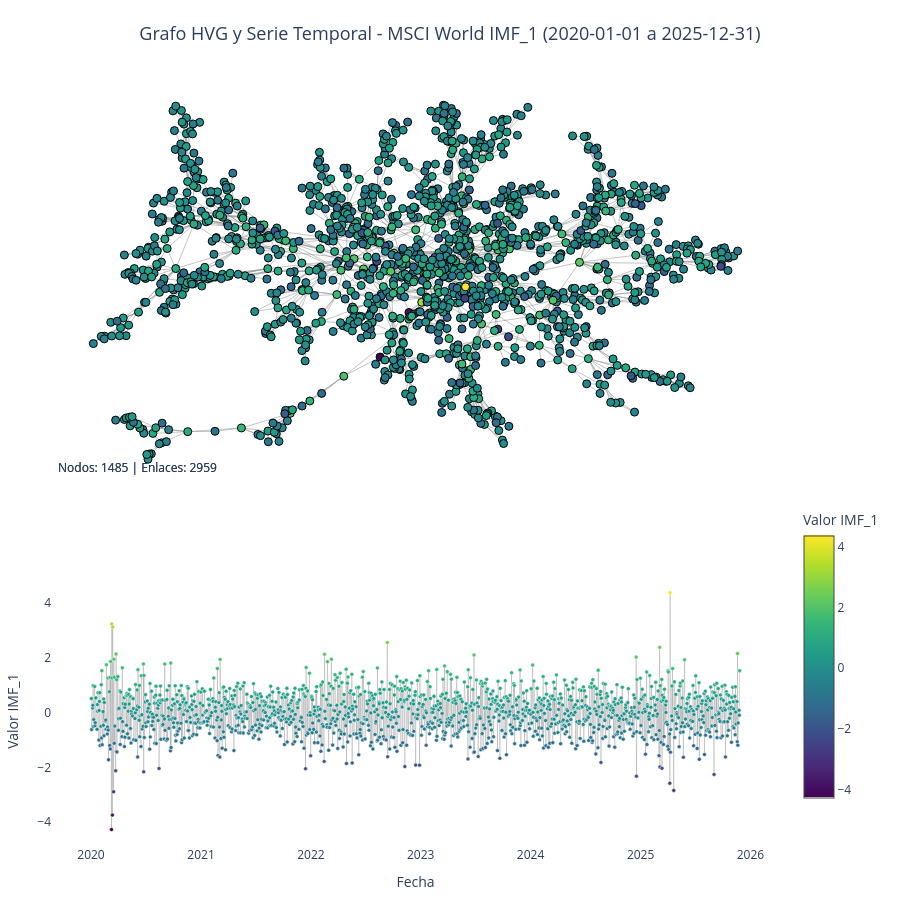

The notebook cell saved with this chart:
### Code cell
# Crear visualización del grafo con Plotly usando layout de fuerza
# Incluyendo también la serie temporal de la IMF en la misma figura
import networkx as nx
from plotly.subplots import make_subplots

# Validar que hay datos para visualizar
if len(indices_filtrados) == 0:
    raise ValueError("No hay nodos en el rango de fechas especificado. Ajusta el rango de fechas.")

if len(enlaces_mapeados) == 0:
    print("⚠ Advertencia: No hay enlaces en el subgrafo filtrado.")

# Convertir valores a arrays de numpy para asegurar compatibilidad
valores_imf_array = np.array(valores_imf_filtrados, dtype=np.float64)

# Crear grafo NetworkX para calcular layout
print("Creando grafo NetworkX...")
G = nx.Graph()
G.add_nodes_from(range(len(indices_filtrados)))
if len(enlaces_mapeados) > 0:
    # Asegurar que los enlaces sean tuplas de enteros
    enlaces_tuplas = [(int(edge[0]), int(edge[1])) for edge in enlaces_mapeados]
    G.add_edges_from(enlaces_tuplas)
    print(f"Grafo creado con {G.number_of_nodes()} nodos y {G.number_of_edges()} enlaces")

# Calcular layout usando spring layout (fuerza dirigida)
print("Calculando layout del grafo...")
pos = nx.spring_layout(G, k=1, iterations=50, seed=42)

# Extraer posiciones
x_pos = np.array([pos[i][0] for i in range(len(indices_filtrados))])
y_pos = np.array([pos[i][1] for i in range(len(indices_filtrados))])

# Preparar texto de hover de forma más eficiente
def formatear_fecha(fecha):
    """Formatea una fecha de forma segura."""
    try:
        if isinstance(fecha, pd.Timestamp):
            return fecha.strftime('%Y-%m-%d')
        elif isinstance(fecha, str):
            return fecha
        else:
            return str(pd.Timestamp(fecha).strftime('%Y-%m-%d'))
    except:
        return str(fecha)

textos_hover = [
    f"Fecha: {formatear_fecha(fecha)}<br>Valor IMF_1: {val:.4f}<br>Índice: {idx}"
    for fecha, val, idx in zip(fechas_filtradas, valores_imf_array, indices_filtrados)
]

# Crear trazas para los enlaces de forma más eficiente
print("Creando trazas de enlaces...")
edge_x = []
edge_y = []
if len(enlaces_mapeados) > 0:
    for edge in enlaces_mapeados:
        src_idx = int(edge[0])
        dst_idx = int(edge[1])
        x0, y0 = pos[src_idx]
        x1, y1 = pos[dst_idx]
        edge_x.extend([x0, x1, None])
        edge_y.extend([y0, y1, None])

# Crear traza de enlaces
edge_trace = go.Scatter(
    x=edge_x,
    y=edge_y,
    mode='lines',
    line=dict(width=0.5, color='#888'),
    hoverinfo='none',
    showlegend=False
)

# Calcular rango de valores para la escala de colores (compartida entre grafo y serie temporal)
valor_min = np.min(valores_imf_array)
valor_max = np.max(valores_imf_array)

# Crear traza para los nodos
print("Creando traza de nodos...")
node_trace = go.Scatter(
    x=x_pos,
    y=y_pos,
    mode='markers',
    marker=dict(
        size=8,
        color=valores_imf_array,
        colorscale='Viridis',
        cmin=valor_min,  # Rango mínimo para la escala
        cmax=valor_max,  # Rango máximo para la escala
        showscale=False,  # Ocultar colorbar del grafo, se mostrará solo en la serie temporal
        line=dict(width=1, color='black')
    ),
    text=textos_hover,
    hoverinfo='text',
    showlegend=False
)

# Crear traza para la serie temporal con colores basados en valores (mismo heatmap que el grafo)
print("Creando traza de serie temporal...")
serie_temporal_trace = go.Scatter(
    x=fechas_filtradas,
    y=valores_imf_array,
    mode='lines+markers',
    name='IMF_1',
    line=dict(color='rgba(128,128,128,0.3)', width=1),  # Línea sutil gris para conectar puntos
    marker=dict(
        size=4,
        color=valores_imf_array,
        colorscale='Viridis',
        cmin=valor_min,  # Mismo rango que el grafo
        cmax=valor_max,  # Mismo rango que el grafo
        showscale=True,  # Solo esta traza mostrará la colorbar
        colorbar=dict(title="Valor IMF_1", x=1.02, len=0.4, y=0.25),
        line=dict(width=0.5, color='white')
    ),
    hovertemplate='Fecha: %{x}<br>Valor IMF_1: %{y:.4f}<extra></extra>'
)

# Crear figura con subplots: grafo arriba, serie temporal abajo
print("Creando figura con subplots...")
fig = make_subplots(
    rows=2, cols=1,
    row_heights=[0.6, 0.4],  # 60% para el grafo, 40% para la serie temporal
    subplot_titles=(
        f'Grafo HVG - MSCI World IMF_1 ({fecha_inicio.date()} a {fecha_fin.date()})',
        'Serie Temporal IMF_1'
    ),
    vertical_spacing=0.12
)

# Añadir trazas del grafo al primer subplot
fig.add_trace(edge_trace, row=1, col=1)
fig.add_trace(node_trace, row=1, col=1)

# Añadir traza de serie temporal al segundo subplot
fig.add_trace(serie_temporal_trace, row=2, col=1)

# Actualizar layout del primer subplot (grafo)
fig.update_xaxes(
    showgrid=False,
    zeroline=False,
    showticklabels=False,
    row=1, col=1
)
fig.update_yaxes(
    showgrid=False,
    zeroline=False,
    showticklabels=False,
    row=1, col=1
)

# Actualizar layout del segundo subplot (serie temporal)
fig.update_xaxes(
    title_text="Fecha",
    row=2, col=1
)
fig.update_yaxes(
    title_text="Valor IMF_1",
    row=2, col=1
)

# Actualizar layout general
fig.update_layout(
    title=dict(
        text=f'Grafo HVG y Serie Temporal - MSCI World IMF_1 ({fecha_inicio.date()} a {fecha_fin.date()})',
        x=0.5,
        xanchor='center',
        font=dict(size=18)
    ),
    showlegend=False,
    hovermode='closest',
    height=900,
    margin=dict(b=50, l=50, r=50, t=80),
    annotations=[
        dict(
            text=f"Nodos: {len(indices_filtrados)} | Enlaces: {len(enlaces_mapeados)}",
            showarrow=False,
            xref="paper", yref="paper",
            x=0.005, y=0.48,
            xanchor='left', yanchor='bottom',
            font=dict(size=12)
        )
    ],
    plot_bgcolor='white'
)

# Guardar en HTML
archivo_html = "data/16dic25/grafo_hvg_2020_2025.html"
print(f"Guardando visualización en {archivo_html}...")
fig.write_html(archivo_html)
print(f"✓ Visualización guardada exitosamente en: {archivo_html}")

# Mostrar la figura
fig.show()

### Figure 1 — Plotly figure (JSON) as saved in the notebook; plotly's stock layout.template omitted (floating-point values rounded to 4 significant figures; data arrays with more than 128 entries replaced by an {"elided": "..."} marker saying what was removed)
{"data": [{"hoverinfo": "none", "line": {"color": "#888", "width": 0.5}, "mode": "lines", "showlegend": false, "type": "scatter", "x": {"elided": "8877 float values"}, "xaxis": "x", "y": {"elided": "8877 float values"}, "yaxis": "y"}, {"hoverinfo": "text", "marker": {"cmax": 4.375, "cmin": -4.267, "color": {"elided": "1485 float values"}, "colorscale": [[0, "#440154"], [0.1111, "#482878"], [0.2222, "#3e4989"], [0.3333, "#31688e"], [0.4444, "#26828e"], [0.5556, "#1f9e89"], [0.6667, "#35b779"], [0.7778, "#6ece58"], [0.8889, "#b5de2b"], [1, "#fde725"]], "line": {"color": "black", "width": 1}, "showscale": false, "size": 8}, "mode": "markers", "showlegend": false, "text": {"elided": "1485 str values"}, "type": "scatter", "x": {"elided": "1485 float values"}, "xaxis": "x", "y": {"elided": "1485 float values"}, "yaxis": "y"}, {"hovertemplate": "Fecha: %{x}<br>Valor IMF_1: %{y:.4f}<extra></extra>", "line": {"color": "rgba(128,128,128,0.3)", "width": 1}, "marker": {"cmax": 4.375, "cmin": -4.267, "color": {"elided": "1485 float values"}, "colorbar": {"len": 0.4, "title": {"text": "Valor IMF_1"}, "x": 1.02, "y": 0.25}, "colorscale": [[0, "#440154"], [0.1111, "#482878"], [0.2222, "#3e4989"], [0.3333, "#31688e"], [0.4444, "#26828e"], [0.5556, "#1f9e89"], [0.6667, "#35b779"], [0.7778, "#6ece58"], [0.8889, "#b5de2b"], [1, "#fde725"]], "line": {"color": "white", "width": 0.5}, "showscale": true, "size": 4}, "mode": "lines+markers", "name": "IMF_1", "type": "scatter", "x": {"elided": "1485 str values"}, "xaxis": "x2", "y": {"elided": "1485 float values"}, "yaxis": "y2"}], "layout": {"annotations": [{"font": {"size": 12}, "showarrow": false, "text": "Nodos: 1485 | Enlaces: 2959", "x": 0.005, "xanchor": "left", "xref": "paper", "y": 0.48, "yanchor": "bottom", "yref": "paper"}, {"font": {"size": 12}, "showarrow": false, "text": "Nodos: 1485 | Enlaces: 2959", "x": 0.005, "xanchor": "left", "xref": "paper", "y": 0.48, "yanchor": "bottom", "yref": "paper"}], "height": 900, "hovermode": "closest", "margin": {"b": 50, "l": 50, "r": 50, "t": 80}, "plot_bgcolor": "white", "showlegend": false, "title": {"font": {"size": 18}, "text": "Grafo HVG y Serie Temporal - MSCI World IMF_1 (2020-01-01 a 2025-12-31)", "x": 0.5, "xanchor": "center"}, "xaxis": {"anchor": "y", "domain": [0, 1], "showgrid": false, "showticklabels": false, "zeroline": false}, "xaxis2": {"anchor": "y2", "domain": [0, 1], "title": {"text": "Fecha"}}, "yaxis": {"anchor": "x", "domain": [0.472, 1], "showgrid": false, "showticklabels": false, "zeroline": false}, "yaxis2": {"anchor": "x2", "domain": [0, 0.352], "title": {"text": "Valor IMF_1"}}}}
